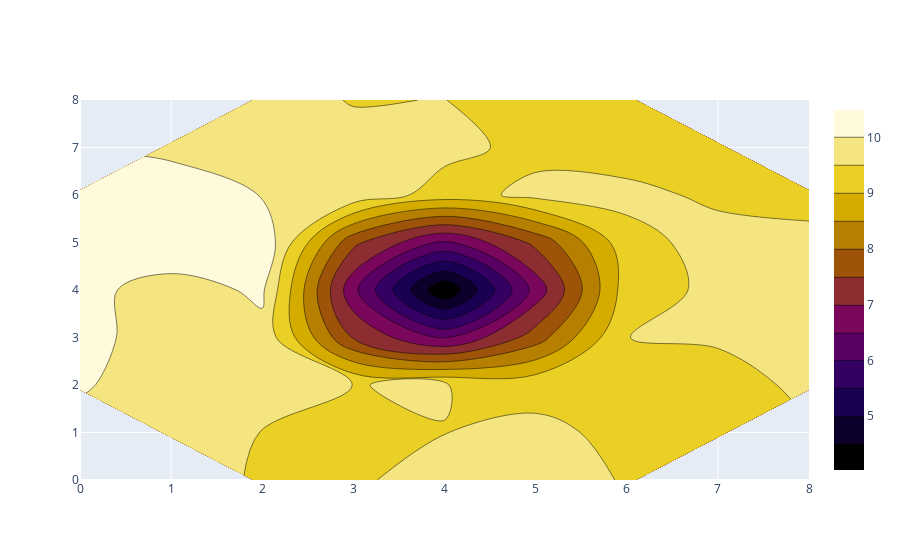

The code cell stored with this chart in its notebook:
### Code cell
figg = go.Figure(data = go.Contour(z=np.log(z_list1), colorscale='Electric'))
figg.show()

### Figure 1 — Plotly figure (JSON) as saved in the notebook; plotly's stock layout.template omitted (floating-point values rounded to 4 significant figures)
{"data": [{"colorscale": [[0, "rgb(0,0,0)"], [0.2, "rgb(30,0,100)"], [0.4, "rgb(120,0,100)"], [0.6, "rgb(160,90,0)"], [0.8, "rgb(230,200,0)"], [1, "rgb(255,250,220)"]], "type": "contour", "z": [[null, null, 9.467, 9.449, 9.642, 9.585, 9.487, null, null], [null, 9.688, 9.49, 9.332, 9.495, 9.6, 9.395, 9.406, null], [10.06, 9.715, 9.79, 9.496, 9.516, 9.351, 9.227, 9.372, 9.57], [10.15, 9.781, 9.874, 7.453, 6.414, 7.749, 9.498, 9.538, 9.627], [10.14, 9.803, 10.08, 6.628, 4.035, 6.683, 9.255, 9.62, 9.623], [10.42, 10.37, 10.4, 7.619, 6.443, 7.62, 9.307, 9.705, 9.544], [10.4, 10.49, 9.971, 9.867, 9.269, 9.64, 9.642, 9.4, 9.447], [null, 9.8, 9.841, 9.611, 9.656, 9.346, 9.228, 9.42, null], [null, null, 9.636, 9.482, 9.507, 9.225, 9.262, null, null]]}], "layout": {}}
